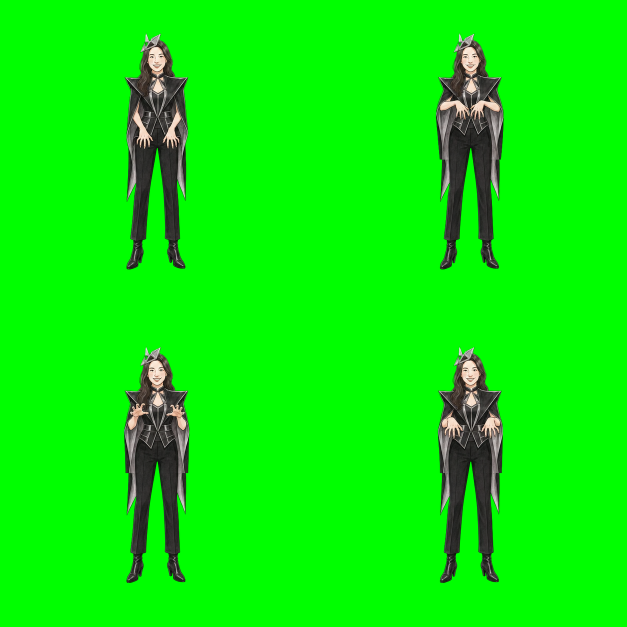
#> input picture assets/homie-loaders/sources/wildcard/bad-romancing-reports.png, 1254 x 1254 px (shown at 1/2 size)
$ python -i repair_elle_woodsing_paw.py   (imports and definitions only)
#> lines starting #> are read from the running program, lines starting #| are printed output that depends on the picture
#!/usr/bin/env python3
"""Build Elle-Woodsing from one rigid female Homie and dog plate.

The woman, sunglasses, ponytail, hot-pink suit, handbag, holding arm, dog body,
legs and feet are literal canonical pixels in every phase.  Only the dog's
connected outer forepaw rotates around one fixed wrist to make a small wave.
"""

from __future__ import annotations

import argparse
import hashlib
import shutil
from pathlib import Path

import numpy as np
from PIL import Image, ImageChops, ImageDraw
from scipy import ndimage

from assemble_sprite import extract_alpha


ROOT = Path(__file__).resolve().parents[1]
RAW = ROOT / "qa/strict-repairs/raw/elle-woodsing-reports-female-canonical.png"
EXPECTED_RAW_SHA256 = "dc5425bc305869f361004ad6f3ad3b366ffd2d924c502e329e84cf1b5085f1b2"
SLUG = "elle-woodsing-reports"
CELL = 627
KEY = (0, 255, 0)
SAFE_MARGIN = 60
SITE_MATTE = (251, 249, 246)
SEQUENCE = (0, 1, 2, 3, 2, 1)
DURATIONS_MS = (210, 140, 140, 210, 140, 140)

# Tight raw-image polygon around only the dog's raised tan forepaw.  The purple
# sweater cuff stays on the fixed plate and makes a stable wrist connection.
PAW_POLYGON = (
    (655, 493),
    (646, 479),
    (652, 454),
    (663, 417),
    (681, 405),
    (706, 414),
    (710, 439),
    (693, 467),
    (676, 496),
    (665, 503),
)
PAW_PIVOT = (658, 499)
PAW_ANGLES = (-18.0, -6.0, 6.0, 18.0)


def sha256(path: Path) -> str:
    return hashlib.sha256(path.read_bytes()).hexdigest()


# [133 lines left out: functions keep_connected_subject, masked_layer, build_raw_frames, fit_as_one_registered_sequence, assert_fixed_plate, recompose_source, not called in this run]


def assemble_shared_palette_gif(frames: list[Image.Image], output: Path) -> None:
    """Encode with one palette so the fixed illustration cannot shimmer."""
    resized = [frame.resize((256, 256), Image.Resampling.LANCZOS) for frame in frames]
    composited: list[Image.Image] = []
    for frame in resized:
        matte = Image.new("RGBA", frame.size, SITE_MATTE + (255,))
        composited.append(Image.alpha_composite(matte, frame).convert("RGB"))

    contact = Image.new("RGB", (256 * len(composited), 256), SITE_MATTE)
    for index, frame in enumerate(composited):
        contact.paste(frame, (index * 256, 0))
    palette_reference = contact.quantize(
        colors=95,
        method=Image.Quantize.MEDIANCUT,
        dither=Image.Dither.NONE,
    )
    palette = palette_reference.getpalette()[: 255 * 3]
    palette.extend([0] * (255 * 3 - len(palette)))
    palette.extend([0, 0, 0])
    palette_reference.putpalette(palette)

    encoded: list[Image.Image] = []
    for index in SEQUENCE:
        frame = resized[index]
        pal = composited[index].quantize(palette=palette_reference, dither=Image.Dither.NONE)
        pal.putpalette(palette)
        transparent = frame.getchannel("A").point(lambda value: 255 if value < 96 else 0)
        pal.paste(255, mask=transparent)
        pal.info["transparency"] = 255
        pal.info["background"] = 255
        encoded.append(pal)

    output.parent.mkdir(parents=True, exist_ok=True)
    encoded[0].save(
        output,
        save_all=True,
        append_images=encoded[1:],
        duration=DURATIONS_MS,
        loop=0,
        disposal=2,
        transparency=255,
        optimize=False,
    )


# [42 lines left out: function main, not called in this run]


# [2 lines not run here, left out]

>>> import cv2
>>> picture = cv2.imread('../sources/wildcard/bad-romancing-reports.png', cv2.IMREAD_GRAYSCALE)
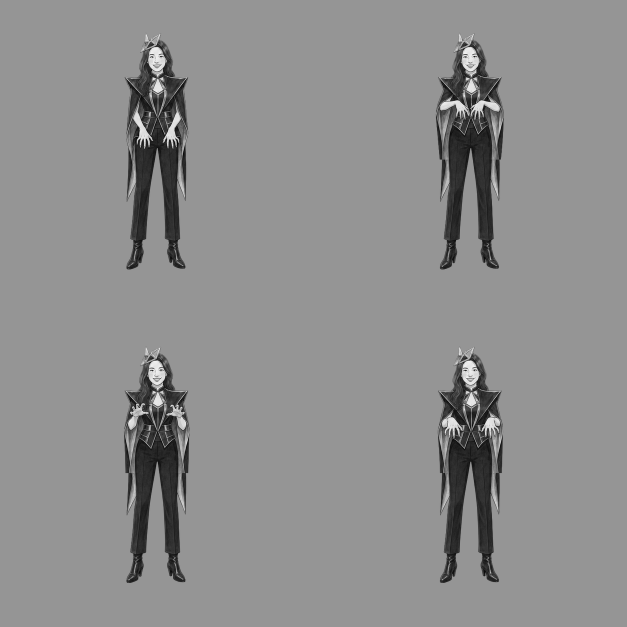
#> picture: shape (1254, 1254) (shown at 1/2 size); min 0, max 255, mean 141.9
>>> result = assemble_shared_palette_gif(picture, 'out.png')
#> (the run stopped early here; a loop or call above may not have finished)

$ run again, on assets/homie-loaders/sources/wildcard/moptimizing-crm.png
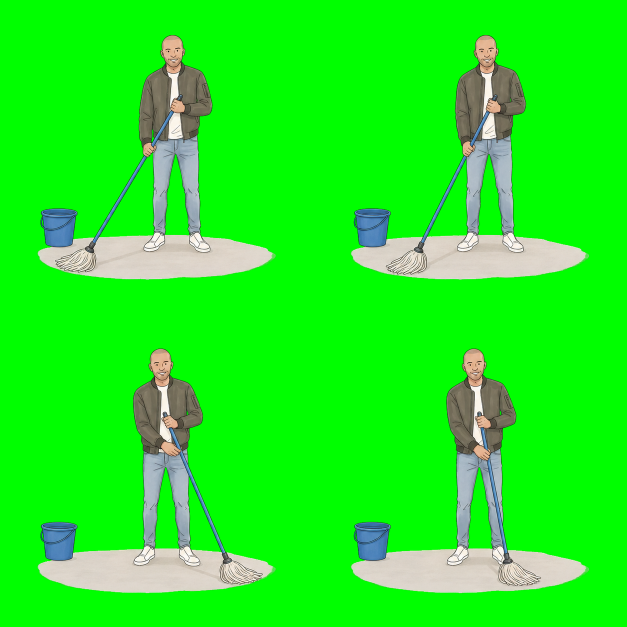
#> input picture assets/homie-loaders/sources/wildcard/moptimizing-crm.png, 1254 x 1254 px (shown at 1/2 size)
#> `picture = cv2.imread('../sources/wildcard/bad-romancing-reports.png', ..`:
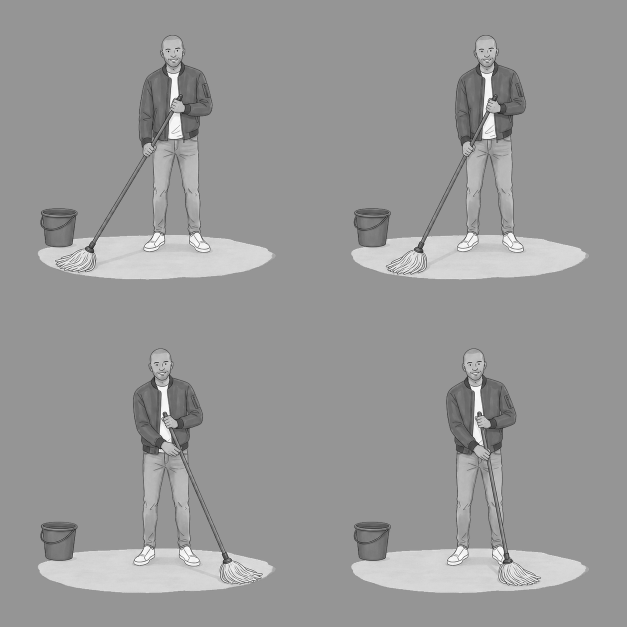
#> picture: shape (1254, 1254) (shown at 1/2 size); min 0, max 255, mean 152.2
